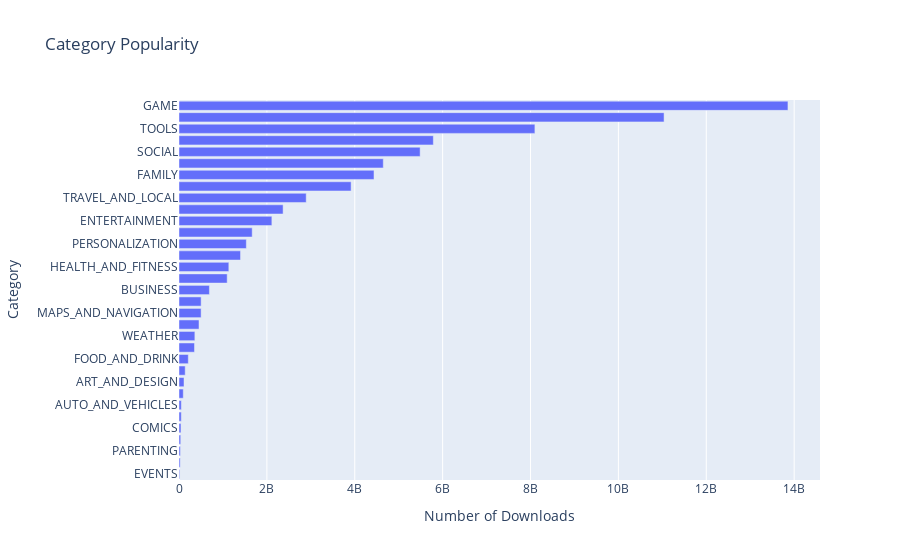

Source (notebook cell):
### Code cell
h_bar = px.bar(x = category_installs.Installs,
               y = category_installs.index,
               orientation='h',
               title='Category Popularity')
 
h_bar.update_layout(xaxis_title='Number of Downloads', yaxis_title='Category')
h_bar.show()

### Figure 1 — Plotly figure (JSON) as saved in the notebook; plotly's stock layout.template omitted (floating-point values rounded to 4 significant figures)
{"data": [{"alignmentgroup": "True", "hovertemplate": "x=%{x}<br>y=%{y}<extra></extra>", "legendgroup": "", "marker": {"color": "#636efa", "pattern": {"shape": ""}}, "name": "", "offsetgroup": "", "orientation": "h", "showlegend": false, "textposition": "auto", "type": "bar", "x": [15949410, 26916200, 31116110, 39162676, 44931100, 52083000, 53129800, 97082000, 114233100, 140912410, 211677750, 352852000, 361096500, 455312400, 503267560, 503742120, 692018120, 1096431465, 1134006220, 1400331540, 1532352930, 1665791655, 2113660000, 2369110650, 2894859300, 3916897200, 4437579590, 4649143130, 5487841475, 5788070180, 8099724500, 11039241530, 13858762717], "xaxis": "x", "y": ["EVENTS", "BEAUTY", "PARENTING", "MEDICAL", "COMICS", "LIBRARIES_AND_DEMO", "AUTO_AND_VEHICLES", "HOUSE_AND_HOME", "ART_AND_DESIGN", "DATING", "FOOD_AND_DRINK", "EDUCATION", "WEATHER", "FINANCE", "MAPS_AND_NAVIGATION", "LIFESTYLE", "BUSINESS", "SPORTS", "HEALTH_AND_FITNESS", "SHOPPING", "PERSONALIZATION", "BOOKS_AND_REFERENCE", "ENTERTAINMENT", "NEWS_AND_MAGAZINES", "TRAVEL_AND_LOCAL", "VIDEO_PLAYERS", "FAMILY", "PHOTOGRAPHY", "SOCIAL", "PRODUCTIVITY", "TOOLS", "COMMUNICATION", "GAME"], "yaxis": "y"}], "layout": {"autosize": true, "barmode": "relative", "legend": {"tracegroupgap": 0}, "title": {"text": "Category Popularity"}, "xaxis": {"anchor": "y", "autorange": true, "domain": [0, 1], "range": [0, 14590000000.0], "title": {"text": "Number of Downloads"}, "type": "linear"}, "yaxis": {"anchor": "x", "autorange": true, "domain": [0, 1], "range": [-0.5, 32.5], "title": {"text": "Category"}, "type": "category"}}}
